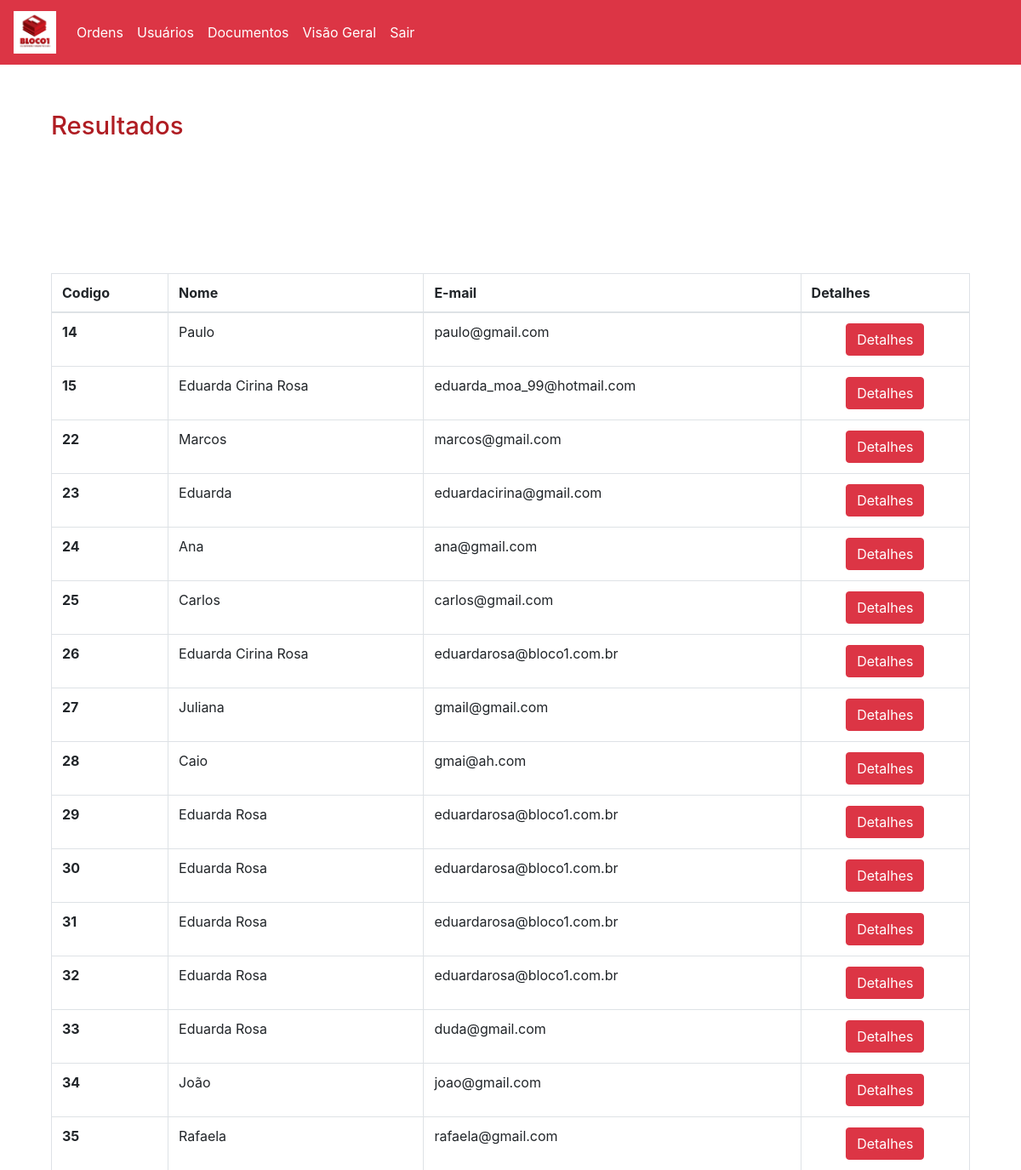
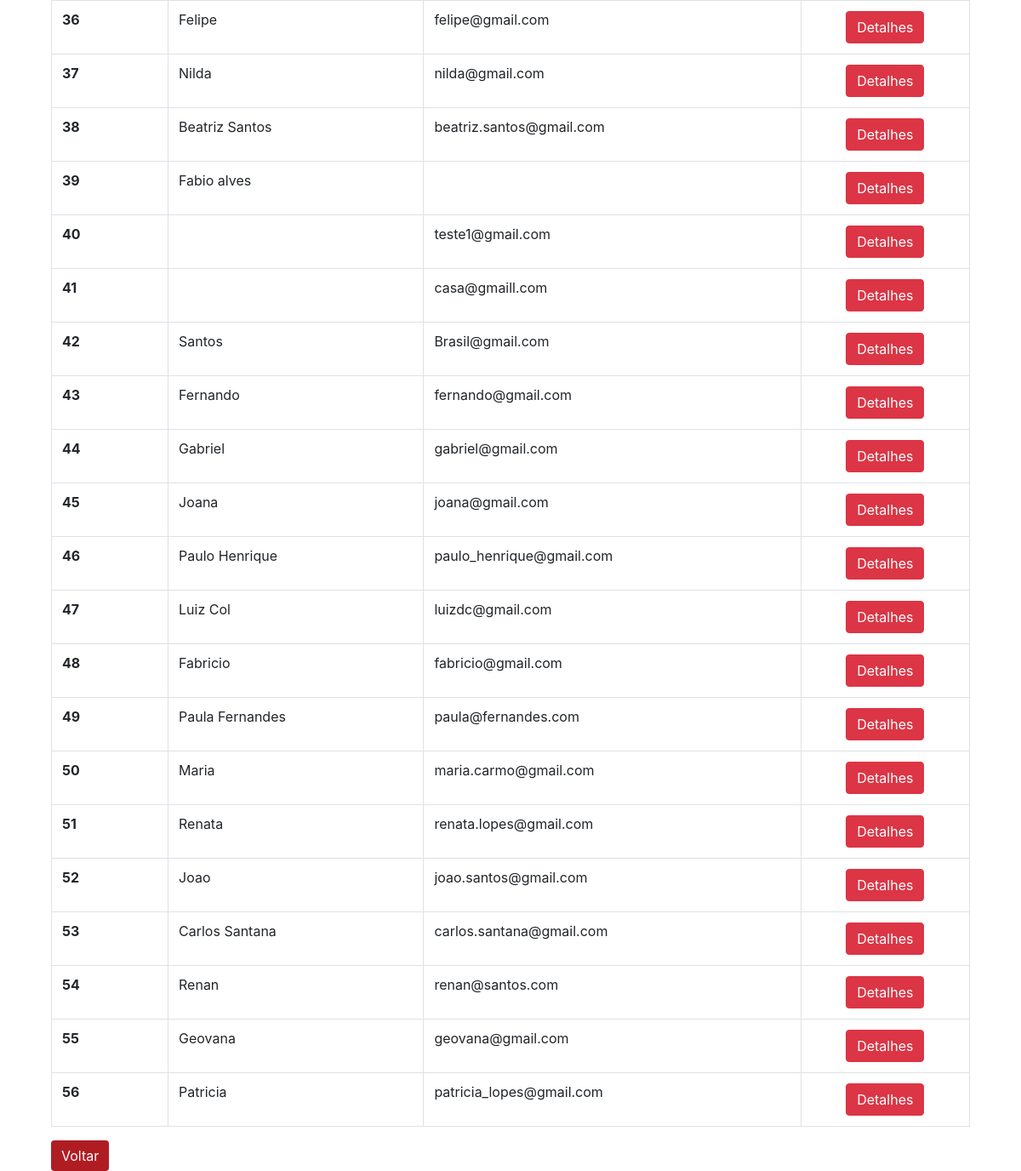
Screenshot of /adm/busca_dados.php (signed in) with the database file from the repository (2 pictures, top to bottom).
### tables this page shows
CREATE TABLE `usuarios` (
  `cod` int(11) NOT NULL,
  `nome` varchar(35) NOT NULL,
  `cpf` varchar(15) NOT NULL,
  `agencia` int(11) NOT NULL,
  `numero_conta` int(15) NOT NULL,
  `banco` varchar(20) NOT NULL,
  `email` varchar(35) NOT NULL,
  `senha` varchar(20) NOT NULL,
  `tipo` varchar(50) NOT NULL,
  `nome_foto` varchar(100) NOT NULL,
  `tamanho` varchar(30) NOT NULL,
  `nivel` int(11) NOT NULL,
  `ativo` int(11) NOT NULL,
  `data` varchar(10) NOT NULL,
  `hora` varchar(10) NOT NULL
);

### adm/busca_dados.php (the view, shortened to what this page needs)
<?php
include "../adm/menu.php";
include "../Back/conexao.php";
?>
<head>
<link rel="stylesheet" type="text/css" href="../style/style.css">
</head>
<div class='container'>
    <div classs="row">
        <div class="col-md-12">
            <h2 class='espaco-padrao'>Resultados </h2>
            <div class="row">
    <div class="col-md-12">
    <table class="table table-bordered">
  <thead>
    <tr>
      <th scope="col">Codigo</th>
      <th scope="col">Nome</th>
      <th scope="col">E-mail</th>
      <th scope="col">Detalhes</th>
    </tr>
  </thead>
  <tbody>
    <tr>
    <?php
$busca = $_POST['busca'];
$consulta = ("select * from usuarios where email LIKE '%$busca%'");
$resultado = mysqli_query($link,$consulta);
if($resultado == true){
    foreach($resultado as $rows){
        $codigo = $rows['cod'];
        $nome = $rows['nome'];
        $email = $rows['email'];
?>
<div class="col-md-12">
            <div class="row">
      <th scope="row"><?php echo $codigo?></th>
            </div>
        </div>
        <div class="col-md-12">
            <div class="row">
      <td><?php echo  $nome ?></td>
            </div>
        </div>
        <div class="col-md-12">
            <div class="row">
      <td><?php echo $email ?></td>
            </div>
        </div>
            <div class="col-md-12">
            <div class="row">
      <td align='center'><a href="resultado.php?cod= <?=$codigo;?>"><button type="button" class="btn btn-danger">Detalhes</button></a></td>
            </div>
        </div>
    </tr>
         <?php
    }
        }
        ?>
        </tbody>
</table>
<input type="button" class="btn btn-primary" value="Voltar" onClick="history.go(-1)">
    </div>
</div>
    </div>

### adm/menu.php (shortened to what this page needs)
<head>
<link rel="stylesheet" href="https://maxcdn.bootstrapcdn.com/bootstrap/4.0.0/css/bootstrap.min.css">
<link rel="stylesheet" type="text/css" href="../style/style.css">
</head>
<nav class="navbar navbar-expand-lg navbar-light bg-danger">
  <a class="navbar-brand" href="../adm/adm.php"><img src="../Imagens/logo.jpg" width="50px"></a>
  <div class="collapse navbar-collapse" id="navbarNavAltMarkup">
    <div class="navbar-nav">
      <a class="nav-item nav-link" href="../adm/adm.php">Ordens</a>
      <a class="nav-item nav-link" href="../adm/usuarios.php">Usuários</a>
      <a class="nav-item nav-link" href="../adm/documentos_adm.php">Documentos</a>
      <a class="nav-item nav-link" href="../adm/visao.php">Visão Geral</a>
      <a class="nav-item nav-link" href="../Back/sair.php">Sair</a>
    </div>
  </div>
</nav>

### style/style.css (style rules this page uses)
.navbar-brand { color:#fff!important; }
.espaco-padrao { margin-top:5%!important; }
.btn-primary { background-color:#AF1D23!important; border: 1px #AF1D23!important; }
h2 { color:#AF1D23!important; font-size:22pt; }
.table { overflow: scroll!important; }

### adm/menu.php (style rules this page uses)
.navbar-light .navbar-nav .nav-link { color:#fff!important; }

### rows the page displays
usuarios: cod "14", nome "Paulo", email "paulo@gmail.com"
usuarios: cod "15", nome "Eduarda Cirina Rosa", email "eduarda_moa_99@hotmail.com"
usuarios: cod "22", nome "Marcos", email "marcos@gmail.com"
usuarios: cod "23", nome "Eduarda", email "eduardacirina@gmail.com"
usuarios: cod "24", nome "Ana", email "ana@gmail.com"
usuarios: cod "25", nome "Carlos", email "carlos@gmail.com"
usuarios: cod "26", nome "Eduarda Cirina Rosa", email "eduardarosa@bloco1.com.br"
usuarios: cod "27", nome "Juliana", email "gmail@gmail.com"
usuarios: cod "28", nome "Caio", email "gmai@ah.com"
usuarios: cod "29", nome "Eduarda Rosa", email "eduardarosa@bloco1.com.br"
usuarios: cod "30", nome "Eduarda Rosa", email "eduardarosa@bloco1.com.br"
usuarios: cod "31", nome "Eduarda Rosa", email "eduardarosa@bloco1.com.br"
usuarios: cod "32", nome "Eduarda Rosa", email "eduardarosa@bloco1.com.br"
usuarios: cod "33", nome "Eduarda Rosa", email "duda@gmail.com"
usuarios: cod "34", nome "João", email "joao@gmail.com"
usuarios: cod "35", nome "Rafaela", email "rafaela@gmail.com"
usuarios: cod "36", nome "Felipe", email "felipe@gmail.com"
usuarios: cod "37", nome "Nilda", email "nilda@gmail.com"
usuarios: cod "38", nome "Beatriz Santos", email "beatriz.santos@gmail.com"
usuarios: cod "39", nome "Fabio alves"
usuarios: cod "40", email "teste1@gmail.com"
usuarios: cod "41", email "casa@gmaill.com"
usuarios: cod "42", nome "Santos", email "Brasil@gmail.com"
usuarios: cod "43", nome "Fernando", email "fernando@gmail.com"
usuarios: cod "44", nome "Gabriel", email "gabriel@gmail.com"
usuarios: cod "45", nome "Joana", email "joana@gmail.com"
usuarios: cod "46", nome "Paulo Henrique", email "paulo_henrique@gmail.com"
usuarios: cod "47", nome "Luiz Col", email "luizdc@gmail.com"
usuarios: cod "48", nome "Fabricio", email "fabricio@gmail.com"
usuarios: cod "49", nome "Paula Fernandes", email "paula@fernandes.com"
usuarios: cod "50", nome "Maria", email "maria.carmo@gmail.com"
usuarios: cod "51", nome "Renata", email "renata.lopes@gmail.com"
usuarios: cod "52", nome "Joao", email "joao.santos@gmail.com"
usuarios: cod "53", nome "Carlos Santana", email "carlos.santana@gmail.com"
usuarios: cod "54", nome "Renan", email "renan@santos.com"
usuarios: cod "55", nome "Geovana", email "geovana@gmail.com"
usuarios: cod "56", nome "Patricia", email "patricia_lopes@gmail.com"
